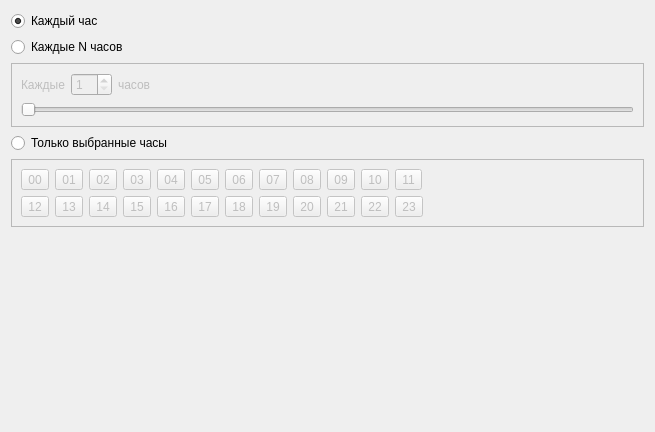
     <widget class="QWidget" name="hourPage">
      <property name="geometry">
       <rect>
        <x>0</x>
        <y>0</y>
        <width>655</width>
        <height>432</height>
       </rect>
      </property>
      <attribute name="label">
       <string>Часы</string>
      </attribute>
      <layout class="QVBoxLayout" name="verticalLayout_4">
       <item>
        <widget class="QRadioButton" name="hourEveryRadioButton">
         <property name="text">
          <string>Каждый час</string>
         </property>
         <property name="checked">
          <bool>true</bool>
         </property>
        </widget>
       </item>
       <item>
        <widget class="QRadioButton" name="hourEveryNRadioButton">
         <property name="text">
          <string>Каждые N часов</string>
         </property>
        </widget>
       </item>
       <item>
        <widget class="QFrame" name="hourEveryNFrame">
         <property name="enabled">
          <bool>false</bool>
         </property>
         <property name="frameShape">
          <enum>QFrame::StyledPanel</enum>
         </property>
         <property name="frameShadow">
          <enum>QFrame::Raised</enum>
         </property>
         <layout class="QVBoxLayout" name="verticalLayout_2">
          <item>
           <layout class="QHBoxLayout" name="horizontalLayout_8">
            <item>
             <widget class="QLabel" name="label_5">
              <property name="text">
               <string>Каждые</string>
              </property>
             </widget>
            </item>
            <item>
             <widget class="QSpinBox" name="hourSpinBox">
              <property name="minimum">
               <number>1</number>
              </property>
              <property name="maximum">
               <number>23</number>
              </property>
             </widget>
            </item>
            <item>
             <widget class="QLabel" name="label_6">
              <property name="text">
               <string>часов</string>
              </property>
             </widget>
            </item>
            <item>
             <spacer name="horizontalSpacer_8">
              <property name="orientation">
               <enum>Qt::Horizontal</enum>
              </property>
              <property name="sizeHint" stdset="0">
               <size>
                <width>40</width>
                <height>20</height>
               </size>
              </property>
             </spacer>
            </item>
           </layout>
          </item>
          <item>
           <widget class="QSlider" name="hourSlider">
            <property name="minimum">
             <number>1</number>
            </property>
            <property name="maximum">
             <number>23</number>
            </property>
            <property name="pageStep">
             <number>3</number>
            </property>
            <property name="orientation">
             <enum>Qt::Horizontal</enum>
            </property>
           </widget>
          </item>
         </layout>
        </widget>
       </item>
       <item>
        <widget class="QRadioButton" name="hourSelectedRadioButton">
         <property name="text">
          <string>Только выбранные часы</string>
         </property>
        </widget>
       </item>
       <item>
        <widget class="QFrame" name="hourSelectedFrame">
         <property name="enabled">
          <bool>false</bool>
         </property>
         <property name="frameShape">
          <enum>QFrame::StyledPanel</enum>
         </property>
         <property name="frameShadow">
          <enum>QFrame::Raised</enum>
         </property>
         <layout class="QHBoxLayout" name="horizontalLayout_6">
          <item>
           <layout class="QGridLayout" name="gridLayout_2">
            <item row="0" column="8">
             <widget class="QToolButton" name="hourButton_08">
              <property name="text">
               <string>08</string>
              </property>
              <property name="checkable">
               <bool>true</bool>
              </property>
             </widget>
            </item>
            <item row="1" column="3">
             <widget class="QToolButton" name="hourButton_15">
              <property name="text">
               <string>15</string>
              </property>
              <property name="checkable">
               <bool>true</bool>
              </property>
             </widget>
            </item>
            <item row="0" column="1">
             <widget class="QToolButton" name="hourButton_01">
              <property name="text">
               <string>01</string>
              </property>
              <property name="checkable">
               <bool>true</bool>
              </property>
             </widget>
            </item>
            <item row="0" column="7">
             <widget class="QToolButton" name="hourButton_07">
              <property name="text">
               <string>07</string>
              </property>
              <property name="checkable">
               <bool>true</bool>
              </property>
             </widget>
            </item>
            <item row="0" column="10">
             <widget class="QToolButton" name="hourButton_10">
              <property name="text">
               <string>10</string>
              </property>
              <property name="checkable">
               <bool>true</bool>
              </property>
             </widget>
            </item>
            <item row="1" column="10">
             <widget class="QToolButton" name="hourButton_22">
              <property name="text">
               <string>22</string>
              </property>
              <property name="checkable">
               <bool>true</bool>
              </property>
             </widget>
            </item>
            <item row="1" column="2">
             <widget class="QToolButton" name="hourButton_14">
              <property name="text">
               <string>14</string>
              </property>
              <property name="checkable">
               <bool>true</bool>
              </property>
             </widget>
            </item>
            <item row="1" column="11">
             <widget class="QToolButton" name="hourButton_23">
              <property name="text">
               <string>23</string>
              </property>
              <property name="checkable">
               <bool>true</bool>
              </property>
             </widget>
            </item>
            <item row="1" column="1">
             <widget class="QToolButton" name="hourButton_13">
              <property name="text">
               <string>13</string>
              </property>
              <property name="checkable">
               <bool>true</bool>
              </property>
             </widget>
            </item>
            <item row="0" column="11">
             <widget class="QToolButton" name="hourButton_11">
              <property name="text">
               <string>11</string>
              </property>
              <property name="checkable">
               <bool>true</bool>
              </property>
             </widget>
            </item>
            <item row="0" column="5">
             <widget class="QToolButton" name="hourButton_05">
              <property name="text">
               <string>05</string>
              </property>
              <property name="checkable">
               <bool>true</bool>
              </property>
             </widget>
            </item>
            <item row="1" column="8">
             <widget class="QToolButton" name="hourButton_20">
              <property name="text">
               <string>20</string>
              </property>
              <property name="checkable">
               <bool>true</bool>
              </property>
             </widget>
            </item>
            <item row="1" column="9">
             <widget class="QToolButton" name="hourButton_21">
              <property name="text">
               <string>21</string>
              </property>
              <property name="checkable">
               <bool>true</bool>
              </property>
             </widget>
            </item>
            <item row="0" column="2">
             <widget class="QToolButton" name="hourButton_02">
              <property name="text">
               <string>02</string>
              </property>
              <property name="checkable">
               <bool>true</bool>
              </property>
             </widget>
            </item>
            <item row="0" column="3">
             <widget class="QToolButton" name="hourButton_03">
              <property name="text">
               <string>03</string>
              </property>
              <property name="checkable">
               <bool>true</bool>
              </property>
             </widget>
            </item>
            <item row="1" column="5">
             <widget class="QToolButton" name="hourButton_17">
              <property name="text">
               <string>17</string>
              </property>
              <property name="checkable">
               <bool>true</bool>
              </property>
             </widget>
            </item>
            <item row="1" column="6">
             <widget class="QToolButton" name="hourButton_18">
              <property name="text">
               <string>18</string>
              </property>
              <property name="checkable">
               <bool>true</bool>
              </property>
             </widget>
            </item>
            <item row="0" column="0">
             <widget class="QToolButton" name="hourButton_00">
              <property name="text">
               <string>00</string>
              </property>
              <property name="checkable">
               <bool>true</bool>
              </property>
             </widget>
            </item>
            <item row="0" column="4">
             <widget class="QToolButton" name="hourButton_04">
              <property name="text">
               <string>04</string>
              </property>
              <property name="checkable">
               <bool>true</bool>
              </property>
             </widget>
            </item>
            <item row="1" column="7">
             <widget class="QToolButton" name="hourButton_19">
              <property name="text">
               <string>19</string>
              </property>
              <property name="checkable">
               <bool>true</bool>
              </property>
             </widget>
            </item>
            <item row="1" column="4">
             <widget class="QToolButton" name="hourButton_16">
              <property name="text">
               <string>16</string>
              </property>
              <property name="checkable">
               <bool>true</bool>
              </property>
             </widget>
            </item>
            <item row="1" column="0">
             <widget class="QToolButton" name="hourButton_12">
              <property name="text">
               <string>12</string>
              </property>
              <property name="checkable">
               <bool>true</bool>
              </property>
             </widget>
            </item>
            <item row="0" column="9">
             <widget class="QToolButton" name="hourButton_09">
              <property name="text">
               <string>09</string>
              </property>
              <property name="checkable">
               <bool>true</bool>
              </property>
             </widget>
            </item>
            <item row="0" column="6">
             <widget class="QToolButton" name="hourButton_06">
              <property name="text">
               <string>06</string>
              </property>
              <property name="checkable">
               <bool>true</bool>
              </property>
             </widget>
            </item>
           </layout>
          </item>
          <item>
           <spacer name="horizontalSpacer_6">
            <property name="orientation">
             <enum>Qt::Horizontal</enum>
            </property>
            <property name="sizeHint" stdset="0">
             <size>
              <width>0</width>
              <height>20</height>
             </size>
            </property>
           </spacer>
          </item>
         </layout>
        </widget>
       </item>
       <item>
        <spacer name="verticalSpacer_3">
         <property name="orientation">
          <enum>Qt::Vertical</enum>
         </property>
         <property name="sizeHint" stdset="0">
          <size>
           <width>20</width>
           <height>40</height>
          </size>
         </property>
        </spacer>
       </item>
      </layout>
     </widget>
